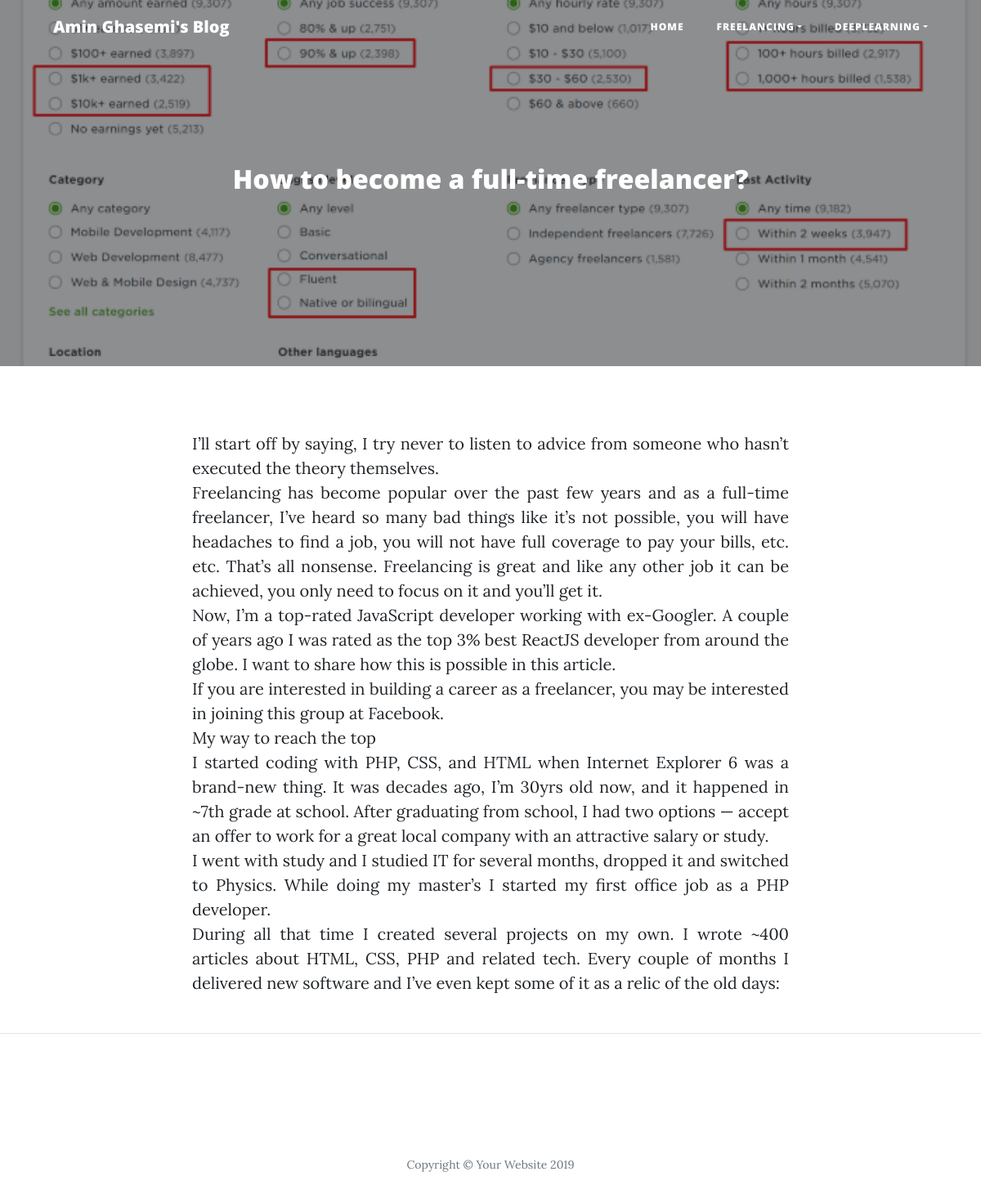
The app's page /blog/article/how-become-full-time-freelancer with its own data.
### blog/models.py (models this page shows, shortened)
class Category(models.Model):
    parent=models.ForeignKey('self', default=None, null=True, blank=True, on_delete=models.SET_NULL, related_name='children')
    title=models.CharField(max_length=200)
    slug=models.SlugField(max_length=200, unique=True)
    status=models.BooleanField(default=True)
    position=models.IntegerField()
    class Meta:
        verbose_name = ("category")
        verbose_name_plural = ("categories")
        ordering=['parent__id','position']
    objects=CategoryManager()

class Article(models.Model):
    STATUS_CHOICES= (
        ('d','Draft'),
        ('p', 'Published')
    )
    author=models.ForeignKey(User, null=True, on_delete=models.SET_NULL, related_name='articles')
    title=models.CharField(max_length=200)
    slug=models.SlugField(max_length=100, unique=True)
    category=models.ManyToManyField(Category, related_name="articles")
    description=models.TextField()
    thumbnail=models.ImageField(upload_to="images")
    publish=models.DateTimeField(default=timezone.now)
    created=models.DateTimeField(auto_now_add=True)
    updated=models.DateTimeField(auto_now=True)
    status=models.CharField(max_length=1, choices=STATUS_CHOICES)
    objects=ArticleManager()

### blog/views.py (the view)
# urls.py: path('blog/article/<slug:slug>', ArticleDetail.as_view(), name="detail"),
class ArticleDetail(DetailView):
    template_name="blog/detail.html"
    def get_object(self):
        slug=self.kwargs.get('slug')
        return get_object_or_404(Article.objects.published() , slug=slug)

### blog/models.py (called while the page is built)
    def published(self):
        return self.filter(status='p')

    def active(self):
        return self.filter(status=True)

### blog/templatetags/base_tags.py (called while the page is built)
@register.inclusion_tag("blog/partials/category_navbar.html")
def category_navbar():
    return {
        "category": Category.objects.filter(status=True)
    }

### templates/blog/detail.html (shortened to what this page needs)
  {% extends 'blog/base.html'%}
  {% block main%}
  {%load static %}
  <header class="masthead" style="background-image: url('{{object.thumbnail.url}}')">
    <div class="overlay"></div>
    <div class="container">
      <div class="row">
        <div class="col-lg-8 col-md-10 mx-auto">
          <div class="site-heading">
            <h2>{{object.title}}</h2>
          </div>
        </div>
      </div>
    </div>
  </header>
  <article>
    <div class="container">
      <div class="row">
        <div class="col-lg-8 col-md-10 mx-auto text-justify">
          {{object.description|linebreaks}}
        </div>
      </div>
    </div>
  </article>
{% endblock %}

### templates/blog/base.html (shortened to what this page needs)
{% load static %}
{% load base_tags %}
<!DOCTYPE html>
<html lang="en">
<head>
  <link href="{%static 'blog/vendor/bootstrap/css/bootstrap.min.css' %}" rel="stylesheet">
  <link href="{%static 'blog/vendor/fontawesome-free/css/all.min.css' %}" rel="stylesheet" type="text/css">
  <link href="{%static 'blog/css/clean-blog.min.css' %}" rel="stylesheet">
</head>
<body>
  <nav class="navbar navbar-expand-lg navbar-light fixed-top" id="mainNav">
    <div class="container">
      <a class="navbar-brand" href="{% url 'blog:home'%}">Amin Ghasemi's Blog</a>
        {% category_navbar %}
    </div>
  </nav>
{% block main%}
{% endblock %}
  <hr>
  <footer>
    <div class="container">
      <div class="row">
        <div class="col-lg-8 col-md-10 mx-auto">
          <ul class="list-inline text-center">
            <li class="list-inline-item">
              <a href="#">
                <span class="fa-stack fa-lg">
                  <i class="fas fa-circle fa-stack-2x"></i>
                  <i class="fab fa-twitter fa-stack-1x fa-inverse"></i>
                </span>
              </a>
            </li>
            <li class="list-inline-item">
              <a href="#">
                <span class="fa-stack fa-lg">
                  <i class="fas fa-circle fa-stack-2x"></i>
                  <i class="fab fa-facebook-f fa-stack-1x fa-inverse"></i>
                </span>
              </a>
            </li>
            <li class="list-inline-item">
              <a href="#">
                <span class="fa-stack fa-lg">
                  <i class="fas fa-circle fa-stack-2x"></i>
                  <i class="fab fa-github fa-stack-1x fa-inverse"></i>
                </span>
              </a>
            </li>
          </ul>
          <p class="copyright text-muted">Copyright &copy; Your Website 2019</p>
        </div>
      </div>
    </div>
  </footer>
</body>
</html>

### templates/blog/partials/category_navbar.html (shortened to what this page needs)
      <div class="collapse navbar-collapse" id="navbarResponsive">
        <ul class="navbar-nav ml-auto">
          <li class="nav-item">
            <a class="nav-link" href="{% url 'blog:home'%}">Home</a>
          </li>
          {%for cat in category %}
            {% if cat.parent == None %}
                <li class="nav-item dropdown">
                  <a class="nav-link  dropdown-toggle" data-toggle="dropdown" href="{% url 'blog:category' cat.slug %}">{{cat.title}}</a>
                  {%if cat.children.active%}
                    {% include  'blog/partials/category_loop.html' %}
                  {%endif%}
                </li>
            {%endif%}
          {% endfor %}
      </div>

### templates/blog/partials/category_loop.html (shortened to what this page needs)
<ul class="navbar-nav ml-auto">
    {%for cat in cat.children.active%}
        <ul class="dropdown-menu">
        <li class="nav-item dropdown">
        </ul>
        </li>
     {%endfor%}
</ul>

### records on screen
Category: title "FREELANCING"
Category: title "DEEPLEARNING"
Article: thumbnail (picture), title "How to become a full-time freelancer?", description "I’ll start off by saying, I try never to listen to advice from someone who hasn’t executed the theory themselves. Freelancing has become popular over the past few years and as a full-time freelancer, I’ve heard so many bad things like it’s not possible, you will have headaches to find a job, you will not have full coverage to pay your bills, etc. etc. That’s all nonsense. Freelancing is great and like any other job it can be achieved, you only need to focus on it and you’ll get it. Now, I’m a top-rated JavaScript developer working with ex-Googler. A couple of years ago I was rated as the top 3% best ReactJS developer from around the globe. I want to share how this is possible in this…"
